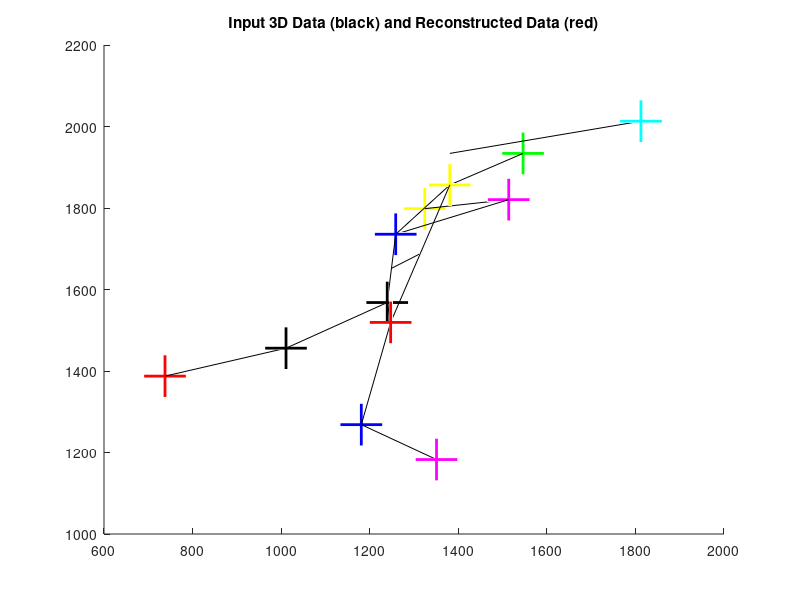

Write the MATLAB code that produced this figure. (Note: this script raises an error after producing the figure.)
%load the files
load('Subject4-Session3-Take4_mocapJoints.mat', 'mocapJoints')
load('vue2CalibInfo.mat', 'vue2')
load('vue4CalibInfo.mat', 'vue4')

onearray = ones(1,12);

%get 3D coordinates for each joint in frame
mocapFnum = 22866;
coords = [mocapJoints(mocapFnum,:,1); mocapJoints(mocapFnum,:,2); mocapJoints(mocapFnum,:,3); onearray];
%create the skeleton for 3D 
figure(1)
title('Input 3D Data (black) and Reconstructed Data (red)')
%filenamemp4 = 'Subject4-Session3-Take4_mocapJoints.mat';
%video = VideoReader(filenamemp4);

%now we can read in the video for any mocap frame mocapFnum.
%the (50/100) factor is here to account for the difference in frame
%rates between video (50 fps) and mocap (100 fps).
%video.CurrentTime = (mocapFnum-1)*(50/100)/video.FrameRate;
%vidFrame = readFrame(video);
%image(vidFrame)
axis on;
hold on;
colors = ['r', 'b', 'm', 'y', 'g', 'c', 'k', 'k', 'r', 'b', 'm', 'y'];
%plot each 3D point
for i = 1:12
 plot3(coords(1,i),coords(2,i), coords(3,i), 'r+', 'MarkerSize', 30, 'LineWidth', 2, 'color', colors(i));
end
%shoulder to elbow
plot3([coords(1, 1), coords(1,2)],[coords(2,1),coords(2,2)],[coords(3,1), coords(3,2)],'k-')
plot3([coords(1, 4), coords(1,5)],[coords(2,4),coords(2,5)],[coords(3,4), coords(3,5)],'k-')
%elbow to wrist
plot3([coords(1, 2), coords(1,3)],[coords(2,2),coords(2,3)],[coords(3,2), coords(3,3)],'k-')
plot3([coords(1, 4), coords(1,6)],[coords(2,5),coords(2,6)],[coords(3,5), coords(3,6)],'k-')
%hip to knee
plot3([coords(1, 7), coords(1,8)],[coords(2,7),coords(2,8)],[coords(3,7), coords(3,8)],'k-')
plot3([coords(1, 10), coords(1,11)],[coords(2,10),coords(2,11)],[coords(3,10), coords(3,11)],'k-')
%knee to ankle
plot3([coords(1, 8), coords(1,9)],[coords(2,8),coords(2,9)],[coords(3,8), coords(3,9)],'k-')
plot3([coords(1, 11), coords(1,12)],[coords(2,11),coords(2,12)],[coords(3,11), coords(3,12)],'k-')
%hip to shoulder
plot3([coords(1, 1), coords(1,7)],[coords(2,1),coords(2,7)],[coords(3,1), coords(3,7)],'k-')
plot3([coords(1, 4), coords(1,10)],[coords(2,4),coords(2,10)],[coords(3,4), coords(3,10)],'k-')
%shoulder to shoulder
plot3([coords(1, 1), coords(1,4)],[coords(2,1),coords(2,4)],[coords(3,1), coords(3,4)],'k-')
%hip to hip
plot3([coords(1, 7), coords(1,10)],[coords(2,7),coords(2,10)],[coords(3,7), coords(3,10)],'k-')

%spine: midpoint of shoulders to midpoint of hip 
midshoulder =( coords(1:3,4) + coords(1:3,1))/2;
midhip = ( coords(1:3,7) + coords(1:3,10))/2;
plot3([midshoulder(1), midhip(1)], [midshoulder(2),midhip(2)],[midshoulder(3),midhip(3)],'k-')

% project points to camera vue2
figure(2)
%initialization of VideoReader for the vue video.
%YOU ONLY NEED TO DO THIS ONCE AT THE BEGINNING
filenamevue2mp4 = 'Subject4-Session3-24form-Full-Take4-Vue2.mp4';
vue2video = VideoReader(filenamevue2mp4);
%now we can read in the video for any mocap frame mocapFnum.
%the (50/100) factor is here to account for the difference in frame
%rates between video (50 fps) and mocap (100 fps).
[p2, p4] = projectToPointFrame(mocapFnum);
vue2video.CurrentTime = (mocapFnum-1)*(50/100)/vue2video.FrameRate;
vid2Frame = readFrame(vue2video);
image(vid2Frame)
axis on;
hold on;
title('Vue2 2D')
for i = 1:12
plot(p2(1,i),p2(2,i), 'r+', 'MarkerSize', 30, 'LineWidth', 2, 'color', colors(i));
end
%shoulder to elbow
plot([p2(1, 1), p2(1,2)],[p2(2,1),p2(2,2)],'w-')
plot([p2(1, 4), p2(1,5)],[p2(2,4),p2(2,5)],'w-')
%elbow to wrist
plot([p2(1, 2), p2(1,3)],[p2(2,2),p2(2,3)],'w-')
plot([p2(1, 4), p2(1,6)],[p2(2,5),p2(2,6)],'w-')
%hip to knee
plot([p2(1, 7), p2(1,8)],[p2(2,7),p2(2,8)],'w-')
plot([p2(1, 10), p2(1,11)],[p2(2,10),p2(2,11)],'w-')
%knee to ankle
plot([p2(1, 8), p2(1,9)],[p2(2,8),p2(2,9)],'w-')
plot([p2(1, 11), p2(1,12)],[p2(2,11),p2(2,12)],'w-')
%hip to shoulder
plot([p2(1, 1), p2(1,7)],[p2(2,1),p2(2,7)],'w-')
plot([p2(1, 4), p2(1,10)],[p2(2,4),p2(2,10)],'w-')
%shoulder to shoulder
plot([p2(1, 1), p2(1,4)],[p2(2,1),p2(2,4)],'w-')
%hip to hip
plot([p2(1, 7), p2(1,10)],[p2(2,7),p2(2,10)],'w-')

%spine: midpoint of shoulders to midpoint of hip 
midshoulder2 =( p2(1:2,4) + p2(1:2,1))/2;
midhip2 = ( p2(1:2,7) + p2(1:2,10))/2;
plot([midshoulder2(1), midhip2(1)], [midshoulder2(2),midhip2(2)],'w-')

% test points from camera vue4
figure(3)
filenamevue4mp4 = 'Subject4-Session3-24form-Full-Take4-Vue4.mp4';
vue4video = VideoReader(filenamevue4mp4);
vue4video.CurrentTime = (mocapFnum-1)*(50/100)/vue4video.FrameRate;
vid4Frame = readFrame(vue4video);
image(vid4Frame)
axis on;
hold on;
title('Vue4 2D')
for i = 1:12
plot(p4(1,i),p4(2,i), 'r+', 'MarkerSize', 30, 'LineWidth', 2, 'color', colors(i));
end

%shoulder to elbow
plot([p4(1, 1), p4(1,2)],[p4(2,1),p4(2,2)],'w-')
plot([p4(1, 4), p4(1,5)],[p4(2,4),p4(2,5)],'w-')
%elbow to wrist
plot([p4(1, 2), p4(1,3)],[p4(2,2),p4(2,3)],'w-')
plot([p4(1, 4), p4(1,6)],[p4(2,5),p4(2,6)],'w-')
%hip to knee
plot([p4(1, 7), p4(1,8)],[p4(2,7),p4(2,8)],'w-')
plot([p4(1, 10), p4(1,11)],[p4(2,10),p4(2,11)],'w-')
%knee to ankle
plot([p4(1, 8), p4(1,9)],[p4(2,8),p4(2,9)],'w-')
plot([p4(1, 11), p4(1,12)],[p4(2,11),p4(2,12)],'w-')
%hip to shoulder
plot([p4(1, 1), p4(1,7)],[p4(2,1),p4(2,7)],'w-')
plot([p4(1, 4), p4(1,10)],[p4(2,4),p4(2,10)],'w-')
%shoulder to shoulder
plot([p4(1, 1), p4(1,4)],[p4(2,1),p4(2,4)],'w-')
%hip to hip
plot([p4(1, 7), p4(1,10)],[p4(2,7),p4(2,10)],'w-')

%spine: midpoint of shoulders to midpoint of hip 
midshoulder3 =( p4(1:2,4) + p4(1:2,1))/2;
midhip3 = ( p4(1:2,7) + p4(1:2,10))/2;
plot([midshoulder3(1), midhip3(1)], [midshoulder3(2),midhip3(2)],'w-')

%triangulate and plot 3D points again
onearray = ones(1,12);
L2 = zeros(1,12);

[p2, p4] = projectToPointFrame(mocapFnum);

coords = [mocapJoints(mocapFnum,:,1); mocapJoints(mocapFnum,:,2);
       mocapJoints(mocapFnum,:,3); onearray];
pArr = zeros(3,12);
for jointNum = 1:12
%create unit vector that points to point p and passes through camera 2

    pmat2 = vue2.Pmat;
    kmat2 = vue2.Kmat;
    rmat2 = vue2.Rmat;
    %get t values from pMat
    t2 = vue2.Pmat(:,4);
    % get specific joints coordinates
    coord2 = p2(:,jointNum);
    
    ray2 =(lambda2(:,jointNum).*inv(rmat2)*inv(kmat2)*coord2);
    ray2 = ray2./norm(ray2);


%create unit vector that points to point p and passes through camera 4

    pmat4 = vue4.Pmat;
    kmat4 = vue4.Kmat;
    rmat4 = vue4.Rmat;

    t4 = vue4.Pmat(:,4);

    coord4 = p4(:,jointNum);

    ray4 = (lambda4(:,jointNum).*inv(rmat4)*inv(kmat4)*coord4);
    ray4 = ray4./norm(ray4);

%create unit vector u3 that is perpendicular to ray2 and ray 4


    u3 = cross(ray2,ray4);
    u3 = u3./norm(u3);

%solve the system of equations to determine the coefficiants

    c = vue4.position.' - vue2.position.';

    A = [ray2, u3, -ray4];

    X = linsolve(A,c);

    a = X(1);
    b = X(3);

%determine point p

    p12 = vue2.position.' + a.*ray2;
    p22 = vue4.position.' + b.*ray4;

    p = (p12 + p22)./2;
    pArr(1:3, jointNum) = p;
    %display p for each joint and draw skeleton
    %create the skeleton for 3D 

%determine error
    L2(jointNum) = sqrt((coords(1,jointNum)- p(1))^2 + (coords(2,jointNum)- p(2))^2 + (coords(3,jointNum)- p(3))^2);
end

figure(1)
axis on;
hold on;
%plot each 3D point
for i = 1:12
 plot3(pArr(1,i),pArr(2,i), pArr(3,i), 'r+', 'MarkerSize', 30, 'LineWidth', 2, 'color', colors(i));
end
%shoulder to elbow
plot3([pArr(1, 1), pArr(1,2)],[pArr(2,1),pArr(2,2)],[pArr(3,1), pArr(3,2)],'r-')
plot3([pArr(1, 4), pArr(1,5)],[pArr(2,4),pArr(2,5)],[pArr(3,4), pArr(3,5)],'r-')
%elbow to wrist
plot3([pArr(1, 2), pArr(1,3)],[pArr(2,2),pArr(2,3)],[pArr(3,2), pArr(3,3)],'r-')
plot3([pArr(1, 4), pArr(1,6)],[pArr(2,5),pArr(2,6)],[pArr(3,5), pArr(3,6)],'r-')
%hip to knee
plot3([pArr(1, 7), pArr(1,8)],[pArr(2,7),pArr(2,8)],[pArr(3,7), pArr(3,8)],'r-')
plot3([pArr(1, 10), pArr(1,11)],[pArr(2,10),pArr(2,11)],[pArr(3,10), pArr(3,11)],'r-')
%knee to ankle
plot3([pArr(1, 8), pArr(1,9)],[pArr(2,8),pArr(2,9)],[pArr(3,8), pArr(3,9)],'r-')
plot3([pArr(1, 11), pArr(1,12)],[pArr(2,11),pArr(2,12)],[pArr(3,11), pArr(3,12)],'r-')
%hip to shoulder
plot3([pArr(1, 1), pArr(1,7)],[pArr(2,1),pArr(2,7)],[pArr(3,1), pArr(3,7)],'r-')
plot3([pArr(1, 4), pArr(1,10)],[pArr(2,4),pArr(2,10)],[pArr(3,4), pArr(3,10)],'r-')
%shoulder to shoulder
plot3([pArr(1, 1), pArr(1,4)],[pArr(2,1),pArr(2,4)],[pArr(3,1), pArr(3,4)],'r-')
%hip to hip
plot3([pArr(1, 7), pArr(1,10)],[pArr(2,7),pArr(2,10)],[pArr(3,7), pArr(3,10)],'r-')

%spine: midpoint of shoulders to midpoint of hip 
midshoulder4 =( pArr(1:3,4) + pArr(1:3,1))/2;
midhip4 = ( pArr(1:3,7) + pArr(1:3,10))/2;
plot3([midshoulder4(1), midhip4(1)], [midshoulder4(2),midhip4(2)],[midshoulder4(3),midhip4(3)],'r-')




